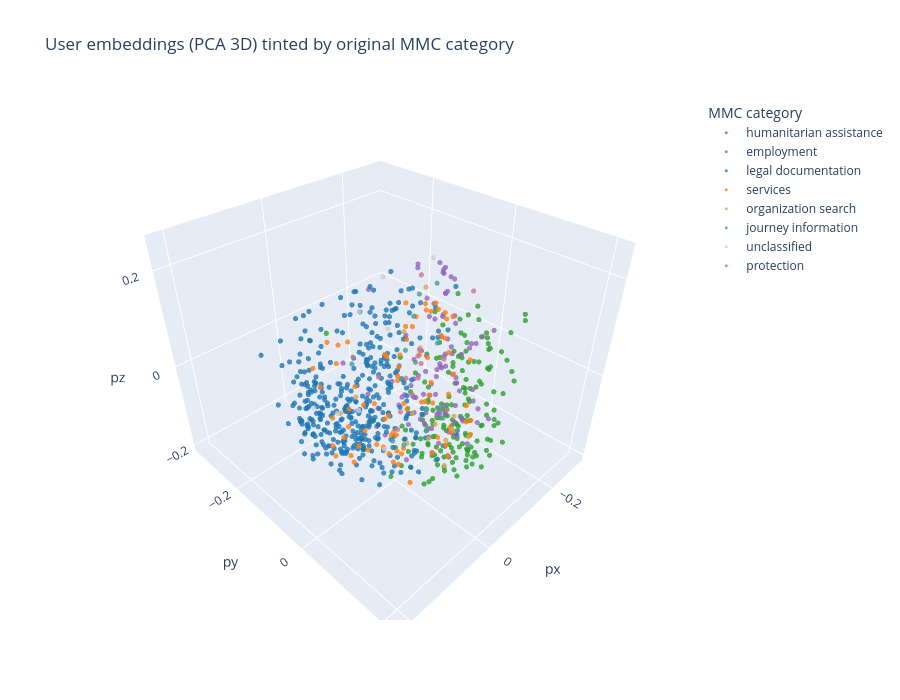

Write notebook code for a chart like this one.
### Markdown cell above
### 5.3 Interactive 3D (Plotly) tinted by category

### Code cell
# Interactive 3D scatter of the PCA projection, tinted by original category.
import plotly.express as px

fig = px.scatter_3d(
    user_docs, x="px", y="py", z="pz", color="category",
    color_discrete_map={k: v for k, v in CAT_COLORS.items()},
    hover_data={"cluster_emb": True, "px": False, "py": False, "pz": False},
    title="User embeddings (PCA 3D) tinted by original MMC category")
fig.update_traces(marker=dict(size=3, opacity=0.8))
fig.update_layout(legend_title_text="MMC category", height=700)
fig.show()
